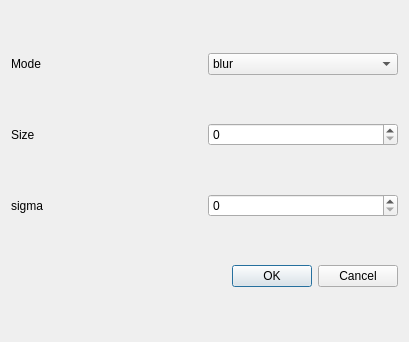
<?xml version="1.0" encoding="UTF-8"?>
<ui version="4.0">
 <class>Dialog</class>
 <widget class="QDialog" name="Dialog">
  <property name="geometry">
   <rect>
    <x>0</x>
    <y>0</y>
    <width>409</width>
    <height>342</height>
   </rect>
  </property>
  <property name="windowTitle">
   <string>Dialog</string>
  </property>
  <layout class="QVBoxLayout" name="verticalLayout">
   <item>
    <layout class="QHBoxLayout" name="horizontalLayout">
     <item>
      <widget class="QLabel" name="label">
       <property name="text">
        <string>Mode</string>
       </property>
      </widget>
     </item>
     <item>
      <widget class="QComboBox" name="blur_combo">
       <item>
        <property name="text">
         <string>blur</string>
        </property>
       </item>
       <item>
        <property name="text">
         <string>GaussianBlur</string>
        </property>
       </item>
       <item>
        <property name="text">
         <string>medianBlur</string>
        </property>
       </item>
      </widget>
     </item>
    </layout>
   </item>
   <item>
    <layout class="QHBoxLayout" name="horizontalLayout_2">
     <item>
      <widget class="QLabel" name="label_3">
       <property name="text">
        <string>Size</string>
       </property>
      </widget>
     </item>
     <item>
      <widget class="QSpinBox" name="size_spin"/>
     </item>
    </layout>
   </item>
   <item>
    <layout class="QHBoxLayout" name="horizontalLayout_3">
     <item>
      <widget class="QLabel" name="parameter">
       <property name="text">
        <string>sigma</string>
       </property>
      </widget>
     </item>
     <item>
      <widget class="QSpinBox" name="sigma_spin"/>
     </item>
    </layout>
   </item>
   <item>
    <widget class="QDialogButtonBox" name="buttonBox">
     <property name="orientation">
      <enum>Qt::Horizontal</enum>
     </property>
     <property name="standardButtons">
      <set>QDialogButtonBox::Cancel|QDialogButtonBox::Ok</set>
     </property>
    </widget>
   </item>
  </layout>
 </widget>
 <resources/>
 <connections>
  <connection>
   <sender>buttonBox</sender>
   <signal>accepted()</signal>
   <receiver>Dialog</receiver>
   <slot>accept()</slot>
   <hints>
    <hint type="sourcelabel">
     <x>248</x>
     <y>254</y>
    </hint>
    <hint type="destinationlabel">
     <x>157</x>
     <y>274</y>
    </hint>
   </hints>
  </connection>
  <connection>
   <sender>buttonBox</sender>
   <signal>rejected()</signal>
   <receiver>Dialog</receiver>
   <slot>reject()</slot>
   <hints>
    <hint type="sourcelabel">
     <x>316</x>
     <y>260</y>
    </hint>
    <hint type="destinationlabel">
     <x>286</x>
     <y>274</y>
    </hint>
   </hints>
  </connection>
 </connections>
</ui>
